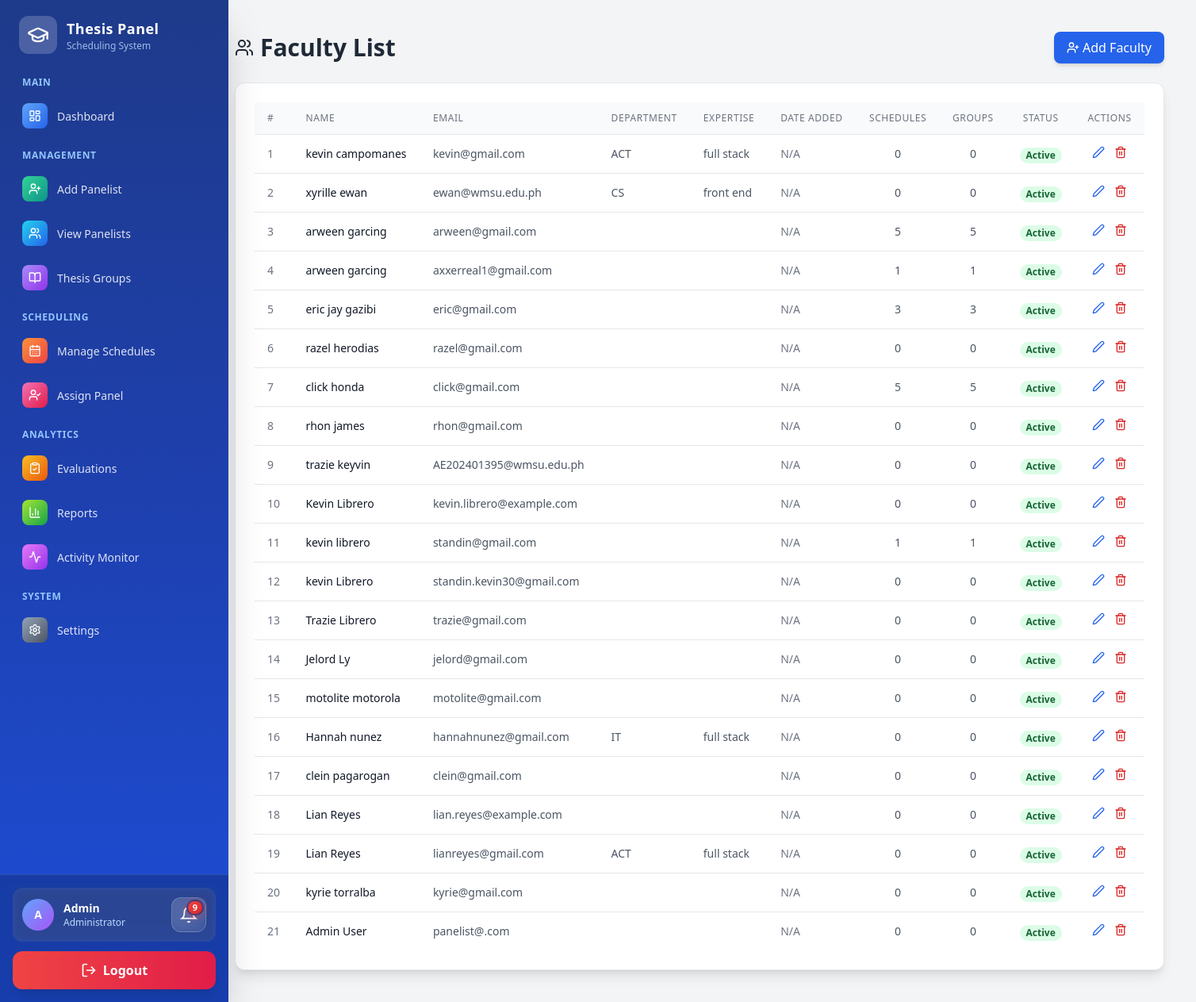
The app's page /admin/faculty/view.php (signed in) with its own data.
### tables this page shows
CREATE TABLE `panelist` (
  `panelist_id` int(11) NOT NULL AUTO_INCREMENT,
  `first_name` varchar(55) NOT NULL,
  `last_name` varchar(55) NOT NULL,
  `email` varchar(55) NOT NULL,
  `username` varchar(50) DEFAULT NULL,
  `password` varchar(255) NOT NULL,
  `role` enum('Panel','Admin') DEFAULT 'Panel',
  `designation` varchar(55) NOT NULL,
  `contact_number` varchar(20) DEFAULT NULL,
  `status` enum('pending','active','inactive') DEFAULT 'active',
  `department` varchar(100) DEFAULT NULL,
  `expertise` varchar(100) DEFAULT NULL,
  `created_at` timestamp NOT NULL DEFAULT current_timestamp(),
  PRIMARY KEY (`panelist_id`),
  UNIQUE KEY `username` (`username`),
  KEY `idx_panelist_status` (`status`)
);

CREATE TABLE `faculty` (
  `panelist_id` int(11) NOT NULL AUTO_INCREMENT,
  `first_name` varchar(55) NOT NULL,
  `last_name` varchar(55) NOT NULL,
  `email` varchar(55) NOT NULL,
  `department` varchar(55) NOT NULL,
  `expertise` varchar(55) NOT NULL,
  `Date` timestamp NOT NULL DEFAULT current_timestamp() ON UPDATE current_timestamp(),
  `role` enum('faculty','panelist','admin') DEFAULT 'faculty',
  `status` enum('active','inactive') DEFAULT 'active',
  PRIMARY KEY (`panelist_id`)
);

### classes/faculty.php (called while the page is built, shortened)
<?php
class Faculty {
    protected $db;
    public function __construct() {
        $this->db = new Database();
    }
    public function viewFaculty() {
        $conn = $this->db->connect();
        $sql = "SELECT
                    p.panelist_id,
                    p.first_name,
                    p.last_name,
                    p.email,
                    p.username,
                    p.designation,
                    p.status, -- Get status from panelist table
                    p.created_at as panelist_created_at, -- Alias panelist creation date
                    f.department,
                    f.expertise,
                    f.Date as faculty_date_added, -- Alias faculty record date
                    (SELECT COUNT(DISTINCT a_sched.schedule_id)
                     FROM assignment a_sched
                     WHERE a_sched.panelist_id = p.panelist_id) as assigned_panels_count,
                    (SELECT COUNT(DISTINCT a_group.group_id)
                     FROM assignment a_group
                     WHERE a_group.panelist_id = p.panelist_id) as assigned_groups_count
                FROM panelist p -- Start from panelist table
                LEFT JOIN faculty f ON p.panelist_id = f.panelist_id -- Join faculty details
                WHERE p.status = 'active' -- Filter for active panelists
                ORDER BY p.last_name ASC, p.first_name ASC";
        try {
            $stmt = $conn->prepare($sql);
            $stmt->execute();
            return $stmt->fetchAll(PDO::FETCH_ASSOC);
        } catch (PDOException $e) {
            error_log("View Faculty Error: " . $e->getMessage());
            return [];
        }
    }
}

### admin/faculty/view.php (the view, shortened to what this page needs)
<?php
require_once __DIR__ . '/../../classes/faculty.php';
$faculty = new Faculty();
$filterDate = time();
$facultyList = $faculty->viewFaculty($filterDate);
?>
<!DOCTYPE html>
<html lang="en">
<head>
    <script src="/Thesis/assets/js/tailwind.js"></script>
</head>
<body class="bg-gray-100 flex min-h-screen">
<?php include __DIR__ . '/../sidebar.php';  ?>
<main class="flex-1 ml-64 p-6 md:p-10">
    <div class="flex flex-col md:flex-row justify-between items-start md:items-center mb-6 gap-4">
        <h1 class="text-3xl font-bold text-gray-800 flex items-center gap-2">
            <i data-lucide="users"></i> Faculty List
        </h1>
        <a href="add.php" class="bg-blue-600 text-white px-4 py-2 rounded-lg hover:bg-blue-700 flex items-center gap-1 shadow-md transition whitespace-nowrap">
            <i data-lucide="user-plus" class="w-4 h-4"></i> Add Faculty
        </a>
    </div>
    <div class="bg-white shadow-lg rounded-xl p-4 sm:p-6 overflow-x-auto border border-gray-200">
        <table class="min-w-full divide-y divide-gray-200">
            <thead class="bg-gray-50">
                <tr>
                    <th class="px-4 py-3 text-left text-xs font-medium text-gray-500 uppercase tracking-wider">#</th>
                    <th class="px-4 py-3 text-left text-xs font-medium text-gray-500 uppercase tracking-wider">Name</th>
                    <th class="px-4 py-3 text-left text-xs font-medium text-gray-500 uppercase tracking-wider">Email</th>
                    <th class="px-4 py-3 text-left text-xs font-medium text-gray-500 uppercase tracking-wider">Department</th>
                    <th class="px-4 py-3 text-left text-xs font-medium text-gray-500 uppercase tracking-wider">Expertise</th>
                    <th class="px-4 py-3 text-left text-xs font-medium text-gray-500 uppercase tracking-wider">Date Added</th>
                    <th class="px-4 py-3 text-center text-xs font-medium text-gray-500 uppercase tracking-wider">Schedules</th>
                    <th class="px-4 py-3 text-center text-xs font-medium text-gray-500 uppercase tracking-wider">Groups</th>
                    <th class="px-4 py-3 text-center text-xs font-medium text-gray-500 uppercase tracking-wider">Status</th>
                    <th class="px-4 py-3 text-center text-xs font-medium text-gray-500 uppercase tracking-wider">Actions</th>
                </tr>
            </thead>
            <tbody class="bg-white divide-y divide-gray-200">
                <?php if (!empty($facultyList)): ?>
                    <?php foreach ($facultyList as $index => $row): ?>
                        <?php $pid = htmlspecialchars($row['panelist_id']); ?>
                        <tr>
                            <td class="px-4 py-3 text-sm text-gray-500"><?= $index + 1 ?></td>
                            <td class="px-4 py-3 text-sm font-medium text-gray-900">
                                <?= htmlspecialchars($row['first_name'] . ' ' . $row['last_name']) ?>
                            </td>
                            <td class="px-4 py-3 text-sm text-gray-600"><?= htmlspecialchars($row['email']) ?></td>
                            <td class="px-4 py-3 text-sm text-gray-600"><?= htmlspecialchars($row['department']) ?></td>
                            <td class="px-4 py-3 text-sm text-gray-600 truncate max-w-xs" title="<?= htmlspecialchars($row['expertise']) ?>">
                                <?= htmlspecialchars($row['expertise']) ?>
                            </td>
                            <td class="px-4 py-3 text-sm text-gray-500">
                                <?php
                                if (!empty($row['Date'])) {
                                    try {
                                        echo date('M d, Y', strtotime($row['Date']));
                                    } catch (Exception $e) {
                                        echo 'Invalid Date';
                                    }
                                } else {
                                    echo 'N/A';
                                }
                                ?>
                            </td>
                            <td class="px-4 py-3 text-sm text-center text-gray-600">
                                <?= $row['assigned_panels_count'] ?? 0 ?>
                            </td>
                            <td class="px-4 py-3 text-sm text-center text-gray-600">
                                <?= $row['assigned_groups_count'] ?? 0 ?>
                            </td>
                             <td class="px-4 py-3 text-center">
                                <span class="px-2 inline-flex text-xs leading-5 font-semibold rounded-full <?= $row['status'] === 'active' ? 'bg-green-100 text-green-800' : ($row['status'] === 'pending' ? 'bg-yellow-100 text-yellow-800' : 'bg-red-100 text-red-800') ?>">
                                    <?= htmlspecialchars(ucfirst($row['status'] ?? 'Unknown')) ?>
                                </span>
                            </td>
                            <td class="px-4 py-3 text-center text-sm">
                                <div class="inline-flex items-center gap-3">
                                    <a href="edit.php?id=<?= $pid ?>" class="text-blue-600 hover:text-blue-900" title="Edit">
                                        <i data-lucide="edit-2" class="w-4 h-4"></i>
                                    </a>
                                    <a href="delete.php?id=<?= $pid ?>" class="text-red-600 hover:text-red-900"
                                       title="Delete"
                                       onclick="return confirm('Are you sure you want to delete <?= htmlspecialchars(addslashes($row['first_name'] . ' ' . $row['last_name'])) ?>? This will also remove their assignments and availability.');">
                                        <i data-lucide="trash-2" class="w-4 h-4"></i>
                                    </a>
                                </div>
                            </td>
                        </tr>
                    <?php endforeach; ?>
                <?php endif; ?>
            </tbody>
        </table>
    </div>
</main>
</body>
</html>

### records on screen
panelist: first_name+last_name "kevin campomanes", email "kevin@gmail.com", faculty.department "ACT", faculty.expertise "full stack", assigned_panels_count "0", assigned_groups_count "0", status "Active"
panelist: first_name+last_name "xyrille ewan", email "ewan@wmsu.edu.ph", faculty.department "CS", faculty.expertise "front end", assigned_panels_count "0", assigned_groups_count "0", status "Active"
panelist: first_name+last_name "arween garcing", email "arween@gmail.com", assigned_panels_count "5", assigned_groups_count "5", status "Active"
panelist: first_name+last_name "arween garcing", email "axxerreal1@gmail.com", assigned_panels_count "1", assigned_groups_count "1", status "Active"
panelist: first_name+last_name "eric jay gazibi", email "eric@gmail.com", assigned_panels_count "3", assigned_groups_count "3", status "Active"
panelist: first_name+last_name "razel herodias", email "razel@gmail.com", assigned_panels_count "0", assigned_groups_count "0", status "Active"
panelist: first_name+last_name "click honda", email "click@gmail.com", assigned_panels_count "5", assigned_groups_count "5", status "Active"
panelist: first_name+last_name "rhon james", email "rhon@gmail.com", assigned_panels_count "0", assigned_groups_count "0", status "Active"
panelist: first_name+last_name "trazie keyvin", email "AE202401395@wmsu.edu.ph", assigned_panels_count "0", assigned_groups_count "0", status "Active"
panelist: first_name+last_name "Kevin Librero", email "kevin.librero@example.com", assigned_panels_count "0", assigned_groups_count "0", status "Active"
panelist: first_name+last_name "kevin librero", email "standin@gmail.com", assigned_panels_count "1", assigned_groups_count "1", status "Active"
panelist: first_name+last_name "kevin Librero", email "standin.kevin30@gmail.com", assigned_panels_count "0", assigned_groups_count "0", status "Active"
panelist: first_name+last_name "Trazie Librero", email "trazie@gmail.com", assigned_panels_count "0", assigned_groups_count "0", status "Active"
panelist: first_name+last_name "Jelord Ly", email "jelord@gmail.com", assigned_panels_count "0", assigned_groups_count "0", status "Active"
panelist: first_name+last_name "motolite motorola", email "motolite@gmail.com", assigned_panels_count "0", assigned_groups_count "0", status "Active"
panelist: first_name+last_name "Hannah nunez", email "hannahnunez@gmail.com", faculty.department "IT", faculty.expertise "full stack", assigned_panels_count "0", assigned_groups_count "0", status "Active"
panelist: first_name+last_name "clein pagarogan", email "clein@gmail.com", assigned_panels_count "0", assigned_groups_count "0", status "Active"
panelist: first_name+last_name "Lian Reyes", email "lian.reyes@example.com", assigned_panels_count "0", assigned_groups_count "0", status "Active"
panelist: first_name+last_name "Lian Reyes", email "lianreyes@gmail.com", faculty.department "ACT", faculty.expertise "full stack", assigned_panels_count "0", assigned_groups_count "0", status "Active"
panelist: first_name+last_name "kyrie torralba", email "kyrie@gmail.com", assigned_panels_count "0", assigned_groups_count "0", status "Active"
panelist: first_name+last_name "Admin User", email "panelist@.com", assigned_panels_count "0", assigned_groups_count "0", status "Active"

### other values on screen
substr($_SESSION['admin_name'] ?? 'A', 0, 1) "A"
$_SESSION['admin_name'] "Admin"
$unread_count "9"
